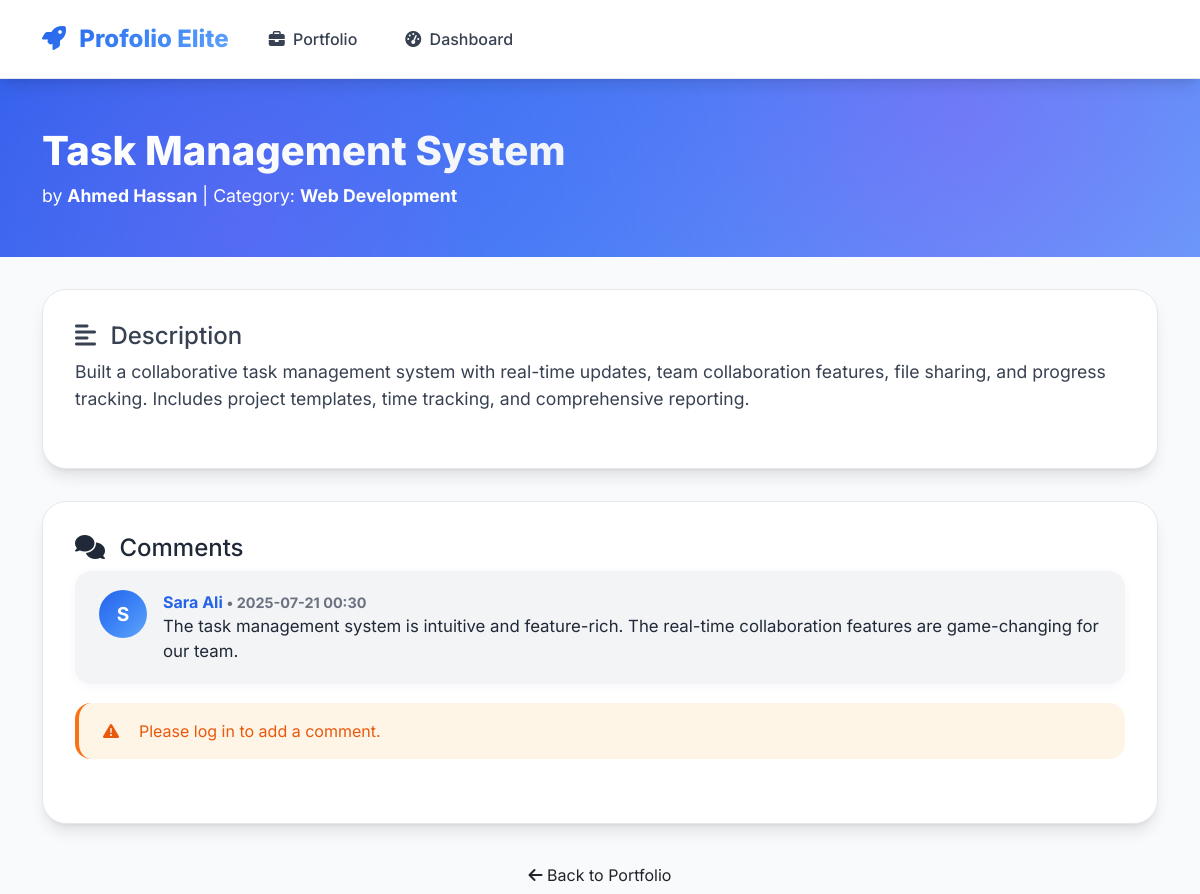
Page /project.php?id=5 on the committed database.
### tables this page shows
CREATE TABLE projects (
    id INT AUTO_INCREMENT PRIMARY KEY,
    user_id INT NOT NULL,
    category_id INT,
    title VARCHAR(200) NOT NULL,
    description TEXT NOT NULL,
    client VARCHAR(100),
    start_date DATE,
    end_date DATE,
    status ENUM('completed', 'ongoing', 'planned') DEFAULT 'completed',
    technologies TEXT,
    budget DECIMAL(10,2),
    project_link VARCHAR(500) DEFAULT NULL,  
    github_link VARCHAR(500) DEFAULT NULL,  
    image_path VARCHAR(500) DEFAULT NULL,  
    views INT DEFAULT 0,  
    created_at TIMESTAMP DEFAULT CURRENT_TIMESTAMP,
    updated_at TIMESTAMP DEFAULT CURRENT_TIMESTAMP ON UPDATE CURRENT_TIMESTAMP,
    FOREIGN KEY (user_id) REFERENCES users(id) ON DELETE CASCADE,
    FOREIGN KEY (category_id) REFERENCES categories(id) ON DELETE SET NULL
);

CREATE TABLE users (
    id INT AUTO_INCREMENT PRIMARY KEY,
    username VARCHAR(50) UNIQUE NOT NULL,
    email VARCHAR(100) UNIQUE NOT NULL,
    password VARCHAR(255) NOT NULL,
    full_name VARCHAR(100) NOT NULL,
    bio TEXT,
    profile_image VARCHAR(255),
    role ENUM('user', 'admin') DEFAULT 'user',
    language ENUM('en', 'ar') DEFAULT 'en',
    template VARCHAR(50) DEFAULT 'default',  
    portfolio_views INT DEFAULT 0,  
    location VARCHAR(255) DEFAULT NULL,
    website VARCHAR(255) DEFAULT NULL,
    github VARCHAR(255) DEFAULT NULL,
    linkedin VARCHAR(255) DEFAULT NULL,
    twitter VARCHAR(255) DEFAULT NULL,
    instagram VARCHAR(255) DEFAULT NULL,
    created_at TIMESTAMP DEFAULT CURRENT_TIMESTAMP,
    updated_at TIMESTAMP DEFAULT CURRENT_TIMESTAMP ON UPDATE CURRENT_TIMESTAMP
);

CREATE TABLE categories (
    id INT AUTO_INCREMENT PRIMARY KEY,
    name_en VARCHAR(100) NOT NULL,
    name_ar VARCHAR(100) NOT NULL,
    description TEXT,
    icon VARCHAR(100),
    created_at TIMESTAMP DEFAULT CURRENT_TIMESTAMP
);

CREATE TABLE comments (
    id INT AUTO_INCREMENT PRIMARY KEY,
    project_id INT NOT NULL,
    user_id INT NOT NULL,
    comment TEXT NOT NULL,
    rating INT CHECK (rating >= 1 AND rating <= 5),
    created_at TIMESTAMP DEFAULT CURRENT_TIMESTAMP,
    FOREIGN KEY (project_id) REFERENCES projects(id) ON DELETE CASCADE,
    FOREIGN KEY (user_id) REFERENCES users(id) ON DELETE CASCADE
);

### project.php (the view, shortened to what this page needs)
<?php
require_once 'config/database.php';
$lang = isset($_SESSION['language']) ? $_SESSION['language'] : 'en';
$project_id = isset($_GET['id']) ? (int)$_GET['id'] : 0;
$project_query = "SELECT p.*, u.full_name, u.username, c.name_en, c.name_ar
                  FROM projects p
                  JOIN users u ON p.user_id = u.id
                  LEFT JOIN categories c ON p.category_id = c.id
                  WHERE p.id = $project_id";
$project_result = mysqli_query($conn, $project_query);
$project = mysqli_fetch_assoc($project_result);
$conn->query("UPDATE projects SET views = views + 1 WHERE id = $project_id");
$comments_query = "SELECT c.*, u.full_name, u.username
                   FROM comments c
                   JOIN users u ON c.user_id = u.id
                   WHERE c.project_id = $project_id
                   AND c.user_id != {$project['user_id']}
                   ORDER BY c.created_at DESC";
$comments_result = mysqli_query($conn, $comments_query);
$content = [
    'en' => [
        'title' => 'Project Details',
        'by' => 'by',
        'category' => 'Category',
        'description' => 'Description',
        'files' => 'Files',
        'comments' => 'Comments',
        'add_comment' => 'Add Comment',
        'your_comment' => 'Your Comment',
        'submit' => 'Submit',
        'no_comments' => 'No comments yet.',
        'comment_added' => 'Comment added successfully!',
        'comment_error' => 'Failed to add comment. Please try again.',
        'back_to_portfolio' => 'Back to Portfolio',
    ],
    'ar' => [
        'title' => 'تفاصيل المشروع',
        'by' => 'بواسطة',
        'category' => 'الفئة',
        'description' => 'الوصف',
        'files' => 'الملفات',
        'comments' => 'التعليقات',
        'add_comment' => 'إضافة تعليق',
        'your_comment' => 'تعليقك',
        'submit' => 'إرسال',
        'no_comments' => 'لا توجد تعليقات بعد.',
        'comment_added' => 'تم إضافة التعليق بنجاح!',
        'comment_error' => 'فشل في إضافة التعليق. حاول مرة أخرى.',
        'back_to_portfolio' => 'العودة للمحفظة',
    ]
];
$current_content = $content[$lang];
$is_project_owner = isset($_SESSION['user_id']) && $_SESSION['user_id'] == $project['user_id'];
?>
<!DOCTYPE html>
<html lang="<?php echo $lang; ?>" dir="<?php echo $lang === 'ar' ? 'rtl' : 'ltr'; ?>">
<head>
    <link href="https://cdn.jsdelivr.net/npm/bootstrap@5.3.0/dist/css/bootstrap.min.css" rel="stylesheet">
    <link href="https://cdnjs.cloudflare.com/ajax/libs/font-awesome/6.4.0/css/all.min.css" rel="stylesheet">
    <link href="https://unpkg.com/aos@2.3.1/dist/aos.css" rel="stylesheet">
</head>
<body class="<?php echo $lang === 'ar' ? 'rtl' : ''; ?>">
<nav class="navbar navbar-expand-lg">
    <div class="container">
        <a class="navbar-brand" href="index.php">
            <i class="fas fa-rocket me-2"></i>
            <?php echo $lang === 'en' ? PLATFORM_NAME : PLATFORM_NAME_AR; ?>
        </a>
        <div class="collapse navbar-collapse" id="navbarNav">
            <ul class="navbar-nav me-auto">
                <li class="nav-item">
                    <a class="nav-link" href="portfolio.php">
                        <i class="fas fa-briefcase me-1"></i>
                        <?php echo $lang === 'en' ? 'Portfolio' : 'المحفظة'; ?>
                    </a>
                </li>
                <li class="nav-item">
                    <a class="nav-link" href="dashboard.php">
                        <i class="fas fa-tachometer-alt me-1"></i>
                        <?php echo $lang === 'en' ? 'Dashboard' : 'لوحة التحكم'; ?>
                    </a>
                </li>
            </ul>
        </div>
    </div>
</nav>
<section class="project-header">
    <div class="container">
        <div class="project-header-content">
            <h1 class="project-title" data-aos="fade-up">
                <?php echo htmlspecialchars($project['title']); ?>
            </h1>
            <div class="project-meta" data-aos="fade-up" data-aos-delay="100">
                <?php echo $current_content['by']; ?> <strong><?php echo htmlspecialchars($project['full_name']); ?></strong> | <?php echo $current_content['category']; ?>: <strong><?php echo $lang === 'en' ? $project['name_en'] : $project['name_ar']; ?></strong>
            </div>
        </div>
    </div>
</section>
<div class="container">
    <div class="project-section" data-aos="fade-up" data-aos-delay="200">
        <div class="project-description">
            <h4><i class="fas fa-align-left me-2"></i> <?php echo $current_content['description']; ?></h4>
            <p><?php echo nl2br(htmlspecialchars($project['description'])); ?></p>
        </div>
    </div>
    <div class="project-section comments-section" data-aos="fade-up" data-aos-delay="300">
        <h4><i class="fas fa-comments me-2"></i> <?php echo $current_content['comments']; ?></h4>
        <?php if (mysqli_num_rows($comments_result) === 0): ?>
            <div class="text-muted mb-3"><?php echo $current_content['no_comments']; ?></div>
        <?php else: ?>
            <?php while ($comment = mysqli_fetch_assoc($comments_result)): ?>
            <div class="comment-card">
                <div class="comment-avatar">
                    <?php echo strtoupper(mb_substr($comment['full_name'], 0, 1)); ?>
                </div>
                <div class="comment-body">
                    <div class="comment-author"><?php echo htmlspecialchars($comment['full_name']); ?> <span class="comment-date">&bull; <?php echo date('Y-m-d H:i', strtotime($comment['created_at'])); ?></span></div>
                    <div class="comment-text"><?php echo nl2br(htmlspecialchars($comment['comment'])); ?></div>
                </div>
            </div>
            <?php endwhile; ?>
        <?php endif; ?>
        <?php if ($is_project_owner): ?>
            <div class="alert alert-info" data-aos="fade-up" data-aos-delay="400">
                <i class="fas fa-info-circle me-2"></i>
                <?php echo $lang === 'en' ? 'You cannot comment on your own project. You can view comments from other users below.' : 'لا يمكنك التعليق على مشروعك الخاص. يمكنك مشاهدة تعليقات المستخدمين الآخرين أدناه.'; ?>
            </div>
        <?php elseif (!isset($_SESSION['user_id'])): ?>
            <div class="alert alert-warning" data-aos="fade-up" data-aos-delay="400">
                <i class="fas fa-exclamation-triangle me-2"></i>
                <?php echo $lang === 'en' ? 'Please log in to add a comment.' : 'يرجى تسجيل الدخول لإضافة تعليق.'; ?>
            </div>
        <?php endif; ?>
    </div>
    <div class="text-center mt-4">
        <a href="portfolio.php" class="btn btn-outline">
            <i class="fas fa-arrow-left"></i> <?php echo $current_content['back_to_portfolio']; ?>
        </a>
    </div>
</div>
</body>
</html>

### rows in the picture
projects: title "Task Management System", user.full_name "Ahmed Hassan", category.name_en "Web Development", description "Built a collaborative task management system with real-time updates, team collaboration features, file sharing, and progress tracking. Includes project templates, time tracking, and comprehensive reporting."
comments: user.full_name "S", user.full_name "Sara Ali", created_at "2025-07-21 00:30", comment "The task management system is intuitive and feature-rich. The real-time collaboration features are game-changing for our team."

### other values in the picture
PLATFORM_NAME "Profolio Elite"
$current_content['by'] "by"
$current_content['category'] "Category"
$current_content['description'] "Description"
$current_content['comments'] "Comments"
$current_content['back_to_portfolio'] "Back to Portfolio"
